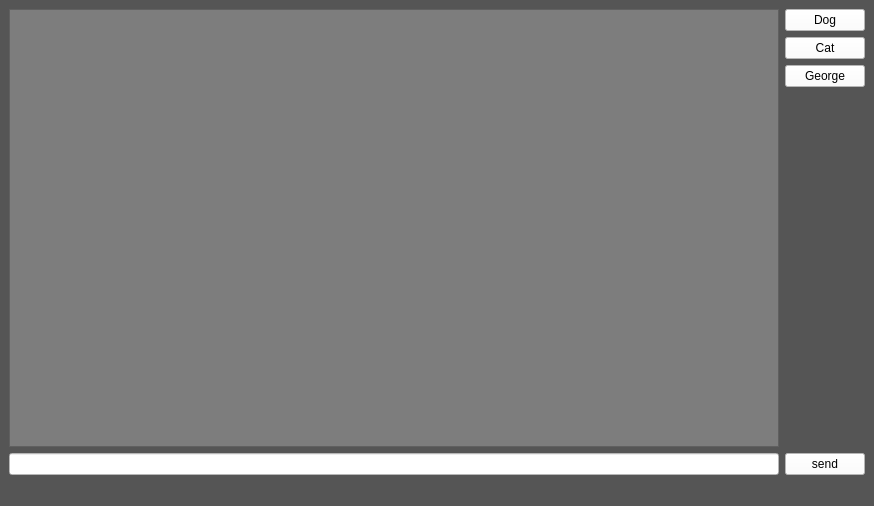
<?xml version="1.0" encoding="UTF-8"?>
<ui version="4.0">
 <class>MainWindow</class>
 <widget class="QMainWindow" name="MainWindow">
  <property name="geometry">
   <rect>
    <x>0</x>
    <y>0</y>
    <width>874</width>
    <height>506</height>
   </rect>
  </property>
  <property name="windowTitle">
   <string>MainWindow</string>
  </property>
  <property name="styleSheet">
   <string notr="true">background-color: rgb(85, 85, 85);</string>
  </property>
  <widget class="QWidget" name="centralwidget">
   <layout class="QHBoxLayout" name="horizontalLayout">
    <item>
     <layout class="QGridLayout" name="gridLayout">
      <item row="0" column="0">
       <layout class="QVBoxLayout" name="verticalLayout">
        <item>
         <widget class="QTextEdit" name="output_lineEdit">
          <property name="enabled">
           <bool>true</bool>
          </property>
          <property name="styleSheet">
           <string notr="true">background-color: rgb(125, 125, 125);
color: rgb(255, 255, 255);</string>
          </property>
          <property name="readOnly">
           <bool>true</bool>
          </property>
         </widget>
        </item>
        <item>
         <widget class="QLineEdit" name="input_lineEdit">
          <property name="styleSheet">
           <string notr="true">background-color: rgb(255, 255, 255);</string>
          </property>
          <property name="text">
           <string/>
          </property>
         </widget>
        </item>
       </layout>
      </item>
      <item row="0" column="1">
       <layout class="QVBoxLayout" name="verticalLayout_4">
        <item>
         <layout class="QVBoxLayout" name="verticalLayout_2">
          <item>
           <widget class="QPushButton" name="dog_switch">
            <property name="styleSheet">
             <string notr="true">background-color: rgb(255, 255, 255);</string>
            </property>
            <property name="text">
             <string>Dog</string>
            </property>
           </widget>
          </item>
          <item>
           <widget class="QPushButton" name="cat_swItch">
            <property name="styleSheet">
             <string notr="true">background-color: rgb(255, 255, 255);</string>
            </property>
            <property name="text">
             <string>Cat</string>
            </property>
           </widget>
          </item>
          <item>
           <widget class="QPushButton" name="human_switch">
            <property name="styleSheet">
             <string notr="true">background-color: rgb(255, 255, 255);</string>
            </property>
            <property name="text">
             <string>George</string>
            </property>
           </widget>
          </item>
         </layout>
        </item>
        <item>
         <spacer name="verticalSpacer">
          <property name="orientation">
           <enum>Qt::Vertical</enum>
          </property>
          <property name="sizeHint" stdset="0">
           <size>
            <width>20</width>
            <height>40</height>
           </size>
          </property>
         </spacer>
        </item>
        <item>
         <widget class="QPushButton" name="send">
          <property name="styleSheet">
           <string notr="true">background-color: rgb(255, 255, 255);</string>
          </property>
          <property name="text">
           <string>send</string>
          </property>
         </widget>
        </item>
       </layout>
      </item>
     </layout>
    </item>
   </layout>
  </widget>
  <widget class="QMenuBar" name="menubar">
   <property name="geometry">
    <rect>
     <x>0</x>
     <y>0</y>
     <width>874</width>
     <height>21</height>
    </rect>
   </property>
  </widget>
  <widget class="QStatusBar" name="statusbar"/>
 </widget>
 <resources/>
 <connections/>
</ui>
